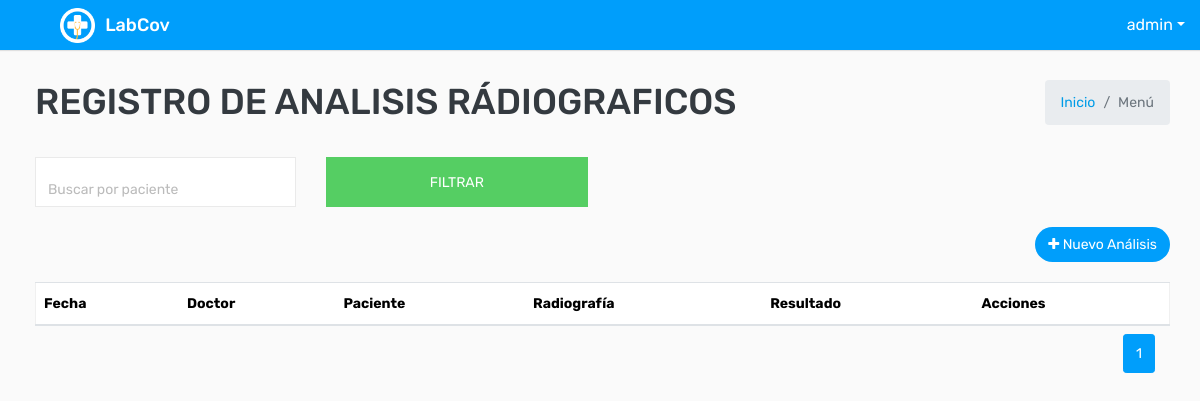
The page /rayx/ (signed in) on the database as committed earlier.
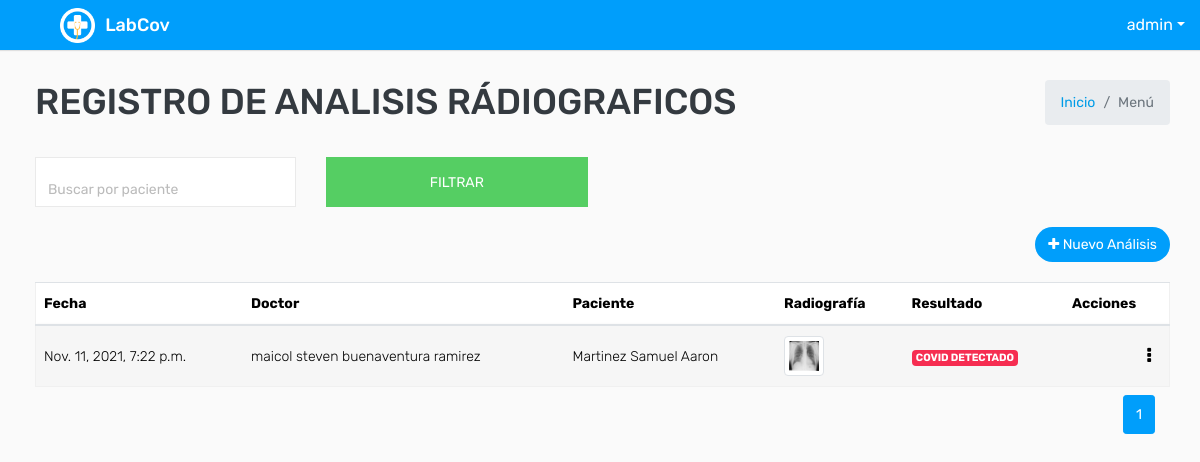
The same page on the database as committed later.
### covid/models.py (models this page shows, shortened)
class Analisis_Radiografico(models.Model):
    paciente = models.ForeignKey(Paciente,on_delete=models.CASCADE, related_name="paciente_user")
    doctor = models.ForeignKey(Medico,on_delete=models.CASCADE, related_name="doctor_user")
    imagen = models.ImageField(verbose_name="muestra", upload_to='muestra_covid/')
    result_analisis=models.BooleanField()
    fecha = models.DateTimeField(verbose_name='Fecha de Registro', auto_now_add=True)
    descripcion = models.CharField(verbose_name='Descripcion', max_length=200)
    class Meta:
        verbose_name = 'Analisis'
        verbose_name_plural = 'Analisis'

class ModeloBase(models.Model):
    class Meta:
        abstract = True
    """Model definition for ModeloBase."""
    fecha_creacion = models.DateTimeField(verbose_name='Fecha creación',auto_now_add=True)
    usuario_creacion = models.ForeignKey(settings.AUTH_USER_MODEL, verbose_name='Usuario Creación', related_name='+', blank=True, null=True,on_delete=models.PROTECT, editable=False)
    usuario_modificacion = models.ForeignKey(settings.AUTH_USER_MODEL, verbose_name='Usuario Modificación', related_name='+', blank=True, null=True,on_delete=models.PROTECT , editable=False)
    fecha_modificacion = models.DateTimeField(verbose_name='Fecha Modificación', auto_now=True)

class Medico(ModeloBase):
     usuario  = models.OneToOneField(settings.AUTH_USER_MODEL, verbose_name="Usuario",on_delete=models.PROTECT)
     especialidad = models.ForeignKey(EspecialidadMedico, verbose_name="Especialidad", on_delete=models.PROTECT)
     def __str__(self):
        return '{}'.format(self.usuario.get_full_name())

class User(AbstractUser,ModeloBase):
    cedula=models.CharField(max_length=10, verbose_name='Cédula', unique = True)
    tipo_genero = (('N', 'Ninguno'), ('M', 'Masculino'), ('F', 'Femenino'))
    genero = models.CharField('Género', choices=tipo_genero, default='N', max_length=1)
    def get_full_name(self):
        return '{} {}'.format(self.last_name,self.first_name)

class Paciente(ModeloBase):
     usuario  = models.OneToOneField(settings.AUTH_USER_MODEL, verbose_name="Usuario",on_delete=models.PROTECT)
     direccion = models.CharField("Dirección", max_length=200 )
     def __str__(self):
        return '{}'.format(self.usuario.get_full_name())

### covid/views.py (the view)
# urls.py: path('rayx/',key.RayxListView.as_view(),name="rayx_listar"),
class RayxListView(LoginRequiredMixin,PermissionRequiredMixin,ListView):
    permission_required = 'covid.view_analisis_radiografico'
    model = Analisis_Radiografico
    paginate_by = 7
    template_name = "analisis/analisis_listar.html"
    def get_queryset(self):
        busqueda = self.request.GET.get("buscar")
        queryset = Analisis_Radiografico.objects.all().order_by("pk")
        if busqueda:
            queryset = Analisis_Radiografico.objects.filter(
                Q(paciente__usuario__last_name__icontains= busqueda)|
                Q(paciente__usuario__first_name__icontains= busqueda)
                ).distinct().order_by("pk")
        return queryset
    def get_context_data(self, **kwargs):
        context = super().get_context_data(**kwargs)
        context['titulo'] = "Registro de Analisis rádiograficos"
        return context

### templates/analisis/analisis_listar.html (shortened to what the changed rows need)
{% extends 'plantillaBase.html' %} {% block content %}
<div class="row">
    <div class="col-md-12">
        <div class="table-responsive">
            <div id="DataTables_Table_0_wrapper" class="dataTables_wrapper dt-bootstrap4 no-footer">
                <div class="row">
                    <div class="col-sm-12">
                        <table class="table table-border table-striped custom-table  mb-0  no-footer" id="DataTables_Table_0" role="grid" aria-describedby="DataTables_Table_0_info">
                            <thead>
                                <tr>
                                    <th>Fecha</th>
                                    <th>Doctor</th>
                                    <th>Paciente</th>
                                    <th>Radiografía</th>
                                    <th>Resultado</th>
                                    <th>Acciones</th>
                                </tr>
                            </thead>
                            <tbody>
                                {% for dato in object_list %}
                                <tr>
                                    <td>{{ dato.fecha }}</td>
                                    <td>{{ dato.doctor }}</td>
                                    <td>{{ dato.paciente }}</td>
                                    {% if dato.imagen %}
                                    <td>
                                        <a href="{{dato.imagen.url}}" target="_blank"><img src="{{dato.imagen.url}}" class="img-thumbnail" width="40px"></a>
                                    </td>{% else %}
                                    <td><a href="#">No tiene icono</a> </td> {% endif %}
                                    <td>
                                        {% if dato.result_analisis == True%}
                                        <span class="badge badge-danger">COVID DETECTADO</span> {% else %}
                                        <span class="badge badge-success">SIN COVID</span> {% endif %}
                                    </td>
                                    <td class="text-right">
                                        <div class="dropdown dropdown-action">
                                            <a class="action-icon dropdown-toggle" data-toggle="dropdown" aria-expanded="false"><i class="fa fa-ellipsis-v"></i></a>
                                        </div>
                                    </td>
                                </tr>
                                {% endfor %}
                            </tbody>
                        </table>
                    </div>
                </div>
            </div>
        </div>
        <div class="container-fluid">
            <ul class="pagination pagination-sm m-0 float-right">
                <nav aria-label="Page navigation example">
                    <ul class="pagination justify-content-center mt-2">
                         {% for i in page_obj.paginator.page_range %} {% if i == page_obj.number %}
                        <li class="page-item active">
                            <a class="page-link" href="#">{{ i }}</a>
                        </li>
                        {% else %}
                        <li class="page-item">
                            <a class="page-link" href="?page={{ i }}">{{ i }}</a>
                        </li>
                        {% endif %} {% endfor %}
                    </ul>
                </nav>
            </ul>
        </div>
    </div>
</div>
{% endblock %}

Rows that differ between the two databases and show on the page:
added Analisis_Radiografico: fecha "Nov. 11, 2021, 7:22 p.m.", doctor "maicol steven buenaventura ramirez", paciente "Martinez Samuel Aaron", imagen (picture), result_analisis "COVID DETECTADO"
